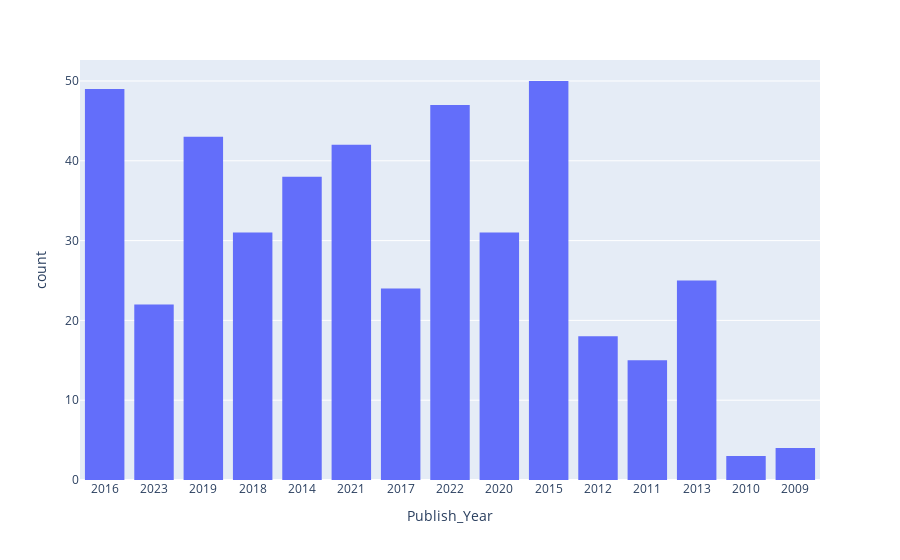

Notebook code cell kept with this figure:
### Code cell
px.histogram(x='Publish_Year',data_frame=df)

### Figure 1 — Plotly figure (JSON) as saved in the notebook; plotly's stock layout.template omitted (floating-point values rounded to 4 significant figures; data arrays with more than 128 entries replaced by an {"elided": "..."} marker saying what was removed)
{"data": [{"alignmentgroup": "True", "bingroup": "x", "hovertemplate": "Publish_Year=%{x}<br>count=%{y}<extra></extra>", "legendgroup": "", "marker": {"color": "#636efa", "pattern": {"shape": ""}}, "name": "", "offsetgroup": "", "orientation": "v", "showlegend": false, "type": "histogram", "x": {"elided": "2000 str values"}, "xaxis": "x", "yaxis": "y"}], "layout": {"barmode": "relative", "legend": {"tracegroupgap": 0}, "margin": {"t": 60}, "xaxis": {"anchor": "y", "domain": [0, 1], "title": {"text": "Publish_Year"}}, "yaxis": {"anchor": "x", "domain": [0, 1], "title": {"text": "count"}}}}
